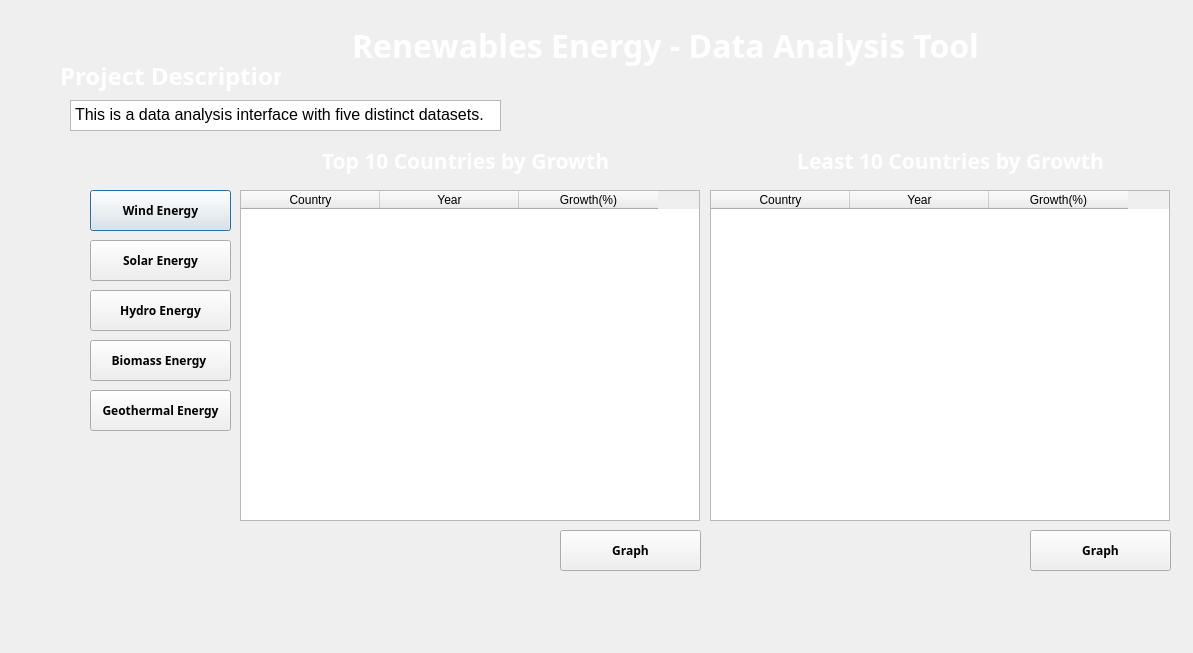
<?xml version="1.0" encoding="UTF-8"?>
<ui version="4.0">
 <class>main_dialog</class>
 <widget class="QDialog" name="main_dialog">
  <property name="geometry">
   <rect>
    <x>0</x>
    <y>0</y>
    <width>1193</width>
    <height>653</height>
   </rect>
  </property>
  <property name="windowTitle">
   <string>Dialog</string>
  </property>
  <widget class="QPushButton" name="wind_energy">
   <property name="geometry">
    <rect>
     <x>90</x>
     <y>190</y>
     <width>141</width>
     <height>41</height>
    </rect>
   </property>
   <property name="font">
    <font>
     <family>Raleway</family>
     <pointsize>9</pointsize>
     <weight>75</weight>
     <bold>true</bold>
    </font>
   </property>
   <property name="styleSheet">
    <string notr="true">width: 200pt;</string>
   </property>
   <property name="text">
    <string>Wind Energy</string>
   </property>
  </widget>
  <widget class="QPushButton" name="solar_energy">
   <property name="geometry">
    <rect>
     <x>90</x>
     <y>240</y>
     <width>141</width>
     <height>41</height>
    </rect>
   </property>
   <property name="font">
    <font>
     <family>Raleway</family>
     <pointsize>9</pointsize>
     <weight>75</weight>
     <bold>true</bold>
    </font>
   </property>
   <property name="styleSheet">
    <string notr="true">width: 200pt;</string>
   </property>
   <property name="text">
    <string>Solar Energy</string>
   </property>
  </widget>
  <widget class="QPushButton" name="hydro_energy">
   <property name="geometry">
    <rect>
     <x>90</x>
     <y>290</y>
     <width>141</width>
     <height>41</height>
    </rect>
   </property>
   <property name="font">
    <font>
     <family>Raleway</family>
     <pointsize>9</pointsize>
     <weight>75</weight>
     <bold>true</bold>
    </font>
   </property>
   <property name="styleSheet">
    <string notr="true">width: 200pt;</string>
   </property>
   <property name="text">
    <string>Hydro Energy</string>
   </property>
  </widget>
  <widget class="QPushButton" name="biomass_energy">
   <property name="geometry">
    <rect>
     <x>90</x>
     <y>340</y>
     <width>141</width>
     <height>41</height>
    </rect>
   </property>
   <property name="font">
    <font>
     <family>Raleway</family>
     <pointsize>9</pointsize>
     <weight>75</weight>
     <bold>true</bold>
    </font>
   </property>
   <property name="styleSheet">
    <string notr="true">width: 200pt;</string>
   </property>
   <property name="text">
    <string>Biomass Energy </string>
   </property>
  </widget>
  <widget class="QPushButton" name="geothermal_energy">
   <property name="geometry">
    <rect>
     <x>90</x>
     <y>390</y>
     <width>141</width>
     <height>41</height>
    </rect>
   </property>
   <property name="font">
    <font>
     <family>Raleway</family>
     <pointsize>9</pointsize>
     <weight>75</weight>
     <bold>true</bold>
    </font>
   </property>
   <property name="styleSheet">
    <string notr="true">width: 200pt;</string>
   </property>
   <property name="text">
    <string>Geothermal Energy</string>
   </property>
  </widget>
  <widget class="QTableWidget" name="top_10_area">
   <property name="geometry">
    <rect>
     <x>240</x>
     <y>190</y>
     <width>460</width>
     <height>331</height>
    </rect>
   </property>
   <property name="styleSheet">
    <string notr="true"/>
   </property>
   <attribute name="horizontalHeaderVisible">
    <bool>true</bool>
   </attribute>
   <attribute name="horizontalHeaderDefaultSectionSize">
    <number>139</number>
   </attribute>
   <column>
    <property name="text">
     <string>Country</string>
    </property>
   </column>
   <column>
    <property name="text">
     <string>Year</string>
    </property>
   </column>
   <column>
    <property name="text">
     <string>Growth(%)</string>
    </property>
   </column>
  </widget>
  <widget class="QTableWidget" name="least_10_area">
   <property name="geometry">
    <rect>
     <x>710</x>
     <y>190</y>
     <width>460</width>
     <height>331</height>
    </rect>
   </property>
   <attribute name="horizontalHeaderDefaultSectionSize">
    <number>139</number>
   </attribute>
   <column>
    <property name="text">
     <string>Country</string>
    </property>
   </column>
   <column>
    <property name="text">
     <string>Year</string>
    </property>
   </column>
   <column>
    <property name="text">
     <string>Growth(%)</string>
    </property>
   </column>
  </widget>
  <widget class="QPlainTextEdit" name="project_description">
   <property name="geometry">
    <rect>
     <x>70</x>
     <y>100</y>
     <width>431</width>
     <height>31</height>
    </rect>
   </property>
   <property name="font">
    <font>
     <pointsize>12</pointsize>
    </font>
   </property>
   <property name="styleSheet">
    <string notr="true">font-size:12pt;
</string>
   </property>
   <property name="plainText">
    <string>This is a data analysis interface with five distinct datasets.</string>
   </property>
  </widget>
  <widget class="QLabel" name="top_10">
   <property name="geometry">
    <rect>
     <x>320</x>
     <y>140</y>
     <width>291</width>
     <height>41</height>
    </rect>
   </property>
   <property name="font">
    <font>
     <family>Raleway</family>
     <pointsize>16</pointsize>
     <weight>75</weight>
     <bold>true</bold>
    </font>
   </property>
   <property name="styleSheet">
    <string notr="true">color:rgb(255, 255, 255)</string>
   </property>
   <property name="text">
    <string>Top 10 Countries by Growth</string>
   </property>
   <property name="scaledContents">
    <bool>false</bool>
   </property>
   <property name="alignment">
    <set>Qt::AlignCenter</set>
   </property>
  </widget>
  <widget class="QLabel" name="least_10">
   <property name="geometry">
    <rect>
     <x>730</x>
     <y>130</y>
     <width>441</width>
     <height>61</height>
    </rect>
   </property>
   <property name="font">
    <font>
     <family>Raleway</family>
     <pointsize>16</pointsize>
     <weight>75</weight>
     <bold>true</bold>
    </font>
   </property>
   <property name="styleSheet">
    <string notr="true">color:rgb(255, 255, 255)</string>
   </property>
   <property name="text">
    <string>Least 10 Countries by Growth</string>
   </property>
   <property name="scaledContents">
    <bool>false</bool>
   </property>
   <property name="alignment">
    <set>Qt::AlignCenter</set>
   </property>
  </widget>
  <widget class="QLabel" name="project_description_title">
   <property name="geometry">
    <rect>
     <x>60</x>
     <y>50</y>
     <width>221</width>
     <height>51</height>
    </rect>
   </property>
   <property name="font">
    <font>
     <family>Raleway</family>
     <pointsize>18</pointsize>
     <weight>75</weight>
     <italic>false</italic>
     <bold>true</bold>
     <underline>false</underline>
     <strikeout>false</strikeout>
    </font>
   </property>
   <property name="styleSheet">
    <string notr="true">color:rgb(255, 255, 255)</string>
   </property>
   <property name="text">
    <string>Project Description</string>
   </property>
  </widget>
  <widget class="QPushButton" name="top_10_graph">
   <property name="geometry">
    <rect>
     <x>560</x>
     <y>530</y>
     <width>141</width>
     <height>41</height>
    </rect>
   </property>
   <property name="font">
    <font>
     <family>Raleway</family>
     <pointsize>9</pointsize>
     <weight>75</weight>
     <bold>true</bold>
    </font>
   </property>
   <property name="styleSheet">
    <string notr="true">width: 200pt;</string>
   </property>
   <property name="text">
    <string>Graph</string>
   </property>
  </widget>
  <widget class="QPushButton" name="least_10_graph">
   <property name="geometry">
    <rect>
     <x>1030</x>
     <y>530</y>
     <width>141</width>
     <height>41</height>
    </rect>
   </property>
   <property name="font">
    <font>
     <family>Raleway</family>
     <pointsize>9</pointsize>
     <weight>75</weight>
     <bold>true</bold>
    </font>
   </property>
   <property name="styleSheet">
    <string notr="true">width: 200pt;</string>
   </property>
   <property name="text">
    <string>Graph</string>
   </property>
  </widget>
  <widget class="QLabel" name="windenergy_icon">
   <property name="geometry">
    <rect>
     <x>40</x>
     <y>190</y>
     <width>40</width>
     <height>40</height>
    </rect>
   </property>
   <property name="text">
    <string/>
   </property>
   <property name="pixmap">
    <pixmap>../Icons/1wind-energy.png</pixmap>
   </property>
   <property name="scaledContents">
    <bool>true</bool>
   </property>
   <property name="wordWrap">
    <bool>true</bool>
   </property>
  </widget>
  <widget class="QLabel" name="solar_energy_icon">
   <property name="geometry">
    <rect>
     <x>40</x>
     <y>240</y>
     <width>40</width>
     <height>40</height>
    </rect>
   </property>
   <property name="text">
    <string/>
   </property>
   <property name="pixmap">
    <pixmap>../Icons/2solar-energy.png</pixmap>
   </property>
   <property name="scaledContents">
    <bool>true</bool>
   </property>
  </widget>
  <widget class="QLabel" name="hydro_energy_icon">
   <property name="geometry">
    <rect>
     <x>40</x>
     <y>290</y>
     <width>40</width>
     <height>40</height>
    </rect>
   </property>
   <property name="text">
    <string/>
   </property>
   <property name="pixmap">
    <pixmap>../Icons/3hydro-power.png</pixmap>
   </property>
   <property name="scaledContents">
    <bool>true</bool>
   </property>
  </widget>
  <widget class="QLabel" name="biomass_energy_icon">
   <property name="geometry">
    <rect>
     <x>40</x>
     <y>340</y>
     <width>40</width>
     <height>40</height>
    </rect>
   </property>
   <property name="text">
    <string/>
   </property>
   <property name="pixmap">
    <pixmap>../Icons/4biomass.png</pixmap>
   </property>
   <property name="scaledContents">
    <bool>true</bool>
   </property>
  </widget>
  <widget class="QLabel" name="geothermal_energy_icon">
   <property name="geometry">
    <rect>
     <x>40</x>
     <y>390</y>
     <width>40</width>
     <height>40</height>
    </rect>
   </property>
   <property name="text">
    <string/>
   </property>
   <property name="pixmap">
    <pixmap>../Icons/5geothermal-energy.png</pixmap>
   </property>
   <property name="scaledContents">
    <bool>true</bool>
   </property>
  </widget>
  <widget class="QLabel" name="background_image">
   <property name="geometry">
    <rect>
     <x>0</x>
     <y>0</y>
     <width>1191</width>
     <height>651</height>
    </rect>
   </property>
   <property name="minimumSize">
    <size>
     <width>1191</width>
     <height>651</height>
    </size>
   </property>
   <property name="maximumSize">
    <size>
     <width>1191</width>
     <height>16777215</height>
    </size>
   </property>
   <property name="text">
    <string/>
   </property>
   <property name="pixmap">
    <pixmap>../Icons/pexels-flickr-157039.jpg</pixmap>
   </property>
   <property name="scaledContents">
    <bool>true</bool>
   </property>
  </widget>
  <widget class="QLabel" name="project_title">
   <property name="geometry">
    <rect>
     <x>340</x>
     <y>20</y>
     <width>651</width>
     <height>51</height>
    </rect>
   </property>
   <property name="font">
    <font>
     <family>Raleway</family>
     <pointsize>24</pointsize>
     <weight>75</weight>
     <bold>true</bold>
    </font>
   </property>
   <property name="styleSheet">
    <string notr="true">color:rgb(255, 255, 255)</string>
   </property>
   <property name="text">
    <string>Renewables Energy - Data Analysis Tool</string>
   </property>
   <property name="alignment">
    <set>Qt::AlignCenter</set>
   </property>
  </widget>
  <zorder>background_image</zorder>
  <zorder>wind_energy</zorder>
  <zorder>solar_energy</zorder>
  <zorder>hydro_energy</zorder>
  <zorder>biomass_energy</zorder>
  <zorder>geothermal_energy</zorder>
  <zorder>top_10_area</zorder>
  <zorder>least_10_area</zorder>
  <zorder>project_description</zorder>
  <zorder>top_10</zorder>
  <zorder>least_10</zorder>
  <zorder>project_description_title</zorder>
  <zorder>top_10_graph</zorder>
  <zorder>least_10_graph</zorder>
  <zorder>windenergy_icon</zorder>
  <zorder>solar_energy_icon</zorder>
  <zorder>hydro_energy_icon</zorder>
  <zorder>biomass_energy_icon</zorder>
  <zorder>geothermal_energy_icon</zorder>
  <zorder>project_title</zorder>
 </widget>
 <resources/>
 <connections/>
</ui>
